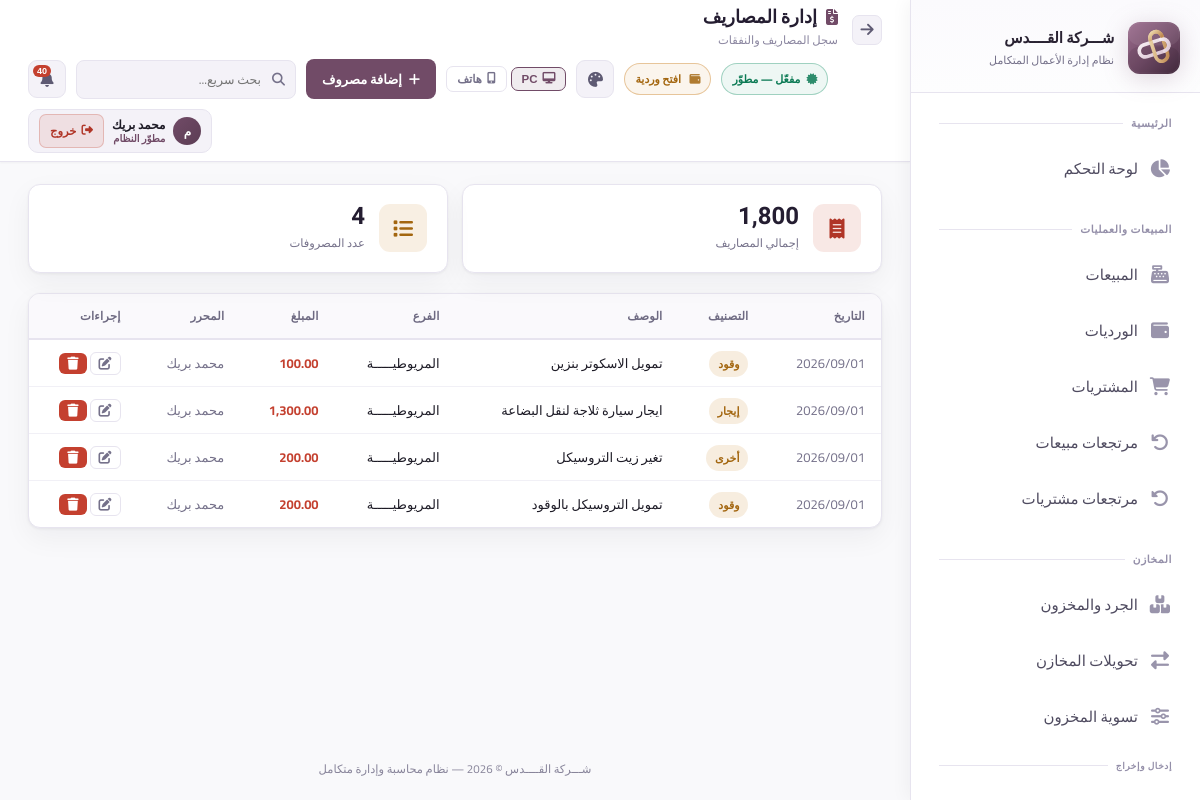
/expenses (signed in), run on the app's committed database.
### app.py (models this page shows, shortened)
class AppSetting(db.Model):
    id = db.Column(db.Integer, primary_key=True)
    key = db.Column(db.String(80), unique=True, nullable=False)
    value = db.Column(db.Text)

class User(UserMixin, db.Model):
    id = db.Column(db.Integer, primary_key=True)
    username = db.Column(db.String(80), unique=True, nullable=False)
    password_hash = db.Column(db.String(256))
    full_name = db.Column(db.String(120))
    role = db.Column(db.String(20), default='user')  # developer, admin, manager, user
    branch_id = db.Column(db.Integer, db.ForeignKey('branch.id'))
    is_active = db.Column(db.Boolean, default=True)
    created_at = db.Column(db.DateTime, default=datetime.utcnow)
    last_seen = db.Column(db.DateTime, nullable=True)
    last_ip = db.Column(db.String(64), nullable=True)
    last_user_agent = db.Column(db.String(256), nullable=True)
    permissions = db.Column(db.Text)  # JSON list of permission keys; empty = استخدام صلاحيات الدور

class Expense(db.Model):
    id = db.Column(db.Integer, primary_key=True)
    date = db.Column(db.DateTime, default=datetime.utcnow)
    category = db.Column(db.String(100))
    description = db.Column(db.Text)
    amount = db.Column(db.Float)
    branch_id = db.Column(db.Integer, db.ForeignKey('branch.id'))
    user_id = db.Column(db.Integer, db.ForeignKey('user.id'))
    shift_id = db.Column(db.Integer, db.ForeignKey('cash_shift.id'), nullable=True)
    user = db.relationship('User')
    branch = db.relationship('Branch')
    shift = db.relationship('CashShift', foreign_keys=[shift_id])

class Branch(db.Model):
    id = db.Column(db.Integer, primary_key=True)
    name = db.Column(db.String(100), nullable=False)
    address = db.Column(db.String(200))
    phone = db.Column(db.String(20))
    is_active = db.Column(db.Boolean, default=True)
    users = db.relationship('User', backref='branch', lazy=True)
    warehouses = db.relationship('Warehouse', backref='branch', lazy=True)

### app.py (the view)
@app.route('/expenses')
@login_required
def expenses():
    expenses = Expense.query.order_by(Expense.date.desc()).all()
    return render_template('expenses.html', expenses=expenses)

### templates/expenses.html (shortened to what this page needs)
{% extends 'base.html' %}
{% set block_icon = 'fas fa-file-invoice-dollar' %}
{% block page_title %}إدارة المصاريف{% endblock %}
{% block breadcrumb %}سجل المصاريف والنفقات{% endblock %}
{% block topbar_actions %}<a href="{{ url_for('add_expense') }}" class="btn btn-primary"><i class="fas fa-plus"></i> إضافة مصروف</a>{% endblock %}
{% block content %}
{% set total = expenses | sum(attribute='amount') %}
<div class="stats-grid" style="margin-bottom:20px;">
    <div class="stat-card">
        <div class="stat-icon red"><i class="fas fa-receipt"></i></div>
        <div>
            <div class="stat-value">{{ "{:,.0f}".format(total) }}</div>
            <div class="stat-label">إجمالي المصاريف</div>
        </div>
    </div>
    <div class="stat-card">
        <div class="stat-icon gold"><i class="fas fa-list"></i></div>
        <div>
            <div class="stat-value">{{ expenses|length }}</div>
            <div class="stat-label">عدد المصروفات</div>
        </div>
    </div>
</div>
<div class="card">
    <div class="table-container"><table>
        <thead><tr><th>التاريخ</th><th>التصنيف</th><th>الوصف</th><th>الفرع</th><th>المبلغ</th><th>المحرر</th><th>إجراءات</th></tr></thead>
        <tbody>
            {% for e in expenses %}
            <tr>
                <td style="color:var(--text-muted);">{{ e.date | to_cairo_time('%Y/%m/%d') }}</td>
                <td><span class="badge badge-warning">{{ e.category }}</span></td>
                <td>{{ e.description or '—' }}</td>
                <td>{{ e.branch.name if e.branch else '—' }}</td>
                <td style="font-weight:700;color:var(--danger);">{{ "{:,.2f}".format(e.amount) }}</td>
                <td style="color:var(--text-muted);">{{ e.user.full_name if e.user else '—' }}</td>
                <td style="white-space:nowrap;">
                    <a href="{{ url_for('edit_expense', id=e.id) }}" class="btn btn-outline btn-xs" title="تعديل"><i class="fas fa-edit"></i></a>
                    {% if can('record_delete') %}
                    <form method="POST" action="{{ url_for('delete_expense', id=e.id) }}" style="display:inline;" onsubmit="return confirm('حذف هذا المصروف؟');">
                        <button type="submit" class="btn btn-danger btn-xs" title="حذف"><i class="fas fa-trash"></i></button>
                    </form>
                    {% endif %}
                </td>
            </tr>
            {% else %}
            <tr><td colspan="7"><div class="empty-state"><i class="fas fa-receipt"></i><h3>لا توجد مصاريف مسجلة</h3></div></td></tr>
            {% endfor %}
        </tbody>
    </table></div>
</div>
{% endblock %}

### templates/base.html (shortened to what this page needs)
<!DOCTYPE html>
<html lang="ar" dir="rtl" data-theme="silsal7" data-layout-default="{{ layout_max_width | default('1400px') }}">
<head>
    <link rel="stylesheet" href="https://cdnjs.cloudflare.com/ajax/libs/font-awesome/6.5.0/css/all.min.css">
    <link rel="stylesheet" href="{{ url_for('static', filename='css/style.css') }}">
        {% set _uif_raw = app_settings.get('ui_font_percent', '100') if app_settings is defined else '100' %}
        {% set _uif = (_uif_raw | int) if _uif_raw else 100 %}
        {% set _uif = _uif if _uif > 0 else 100 %}
        {% set _uif = 160 if _uif > 160 else (_uif if _uif >= 60 else 60) %}
</head>
<body>
<aside class="sidebar sidebar-enterprise" id="sidebar">
    <a class="sidebar-logo" href="{{ url_for('dashboard') }}" title="الصفحة الرئيسية" aria-label="العودة للصفحة الرئيسية">
        <div class="logo-icon">
            <img src="{{ url_for('static', filename='img/logo-silsal-mark.svg') }}" alt="Silsal POS">
        </div>
        <div class="logo-text">
            <div class="name">{{ app_brand_title | default('Silsal POS') }}</div>
            <div class="sub">نظام إدارة الأعمال المتكامل</div>
        </div>
    </a>
    <nav class="sidebar-nav" id="sidebarNav" style="display:flex;flex-direction:column;padding-bottom:8px;">
        <div class="nav-section">
            <div class="nav-label">الرئيسية</div>
            {% if can('dashboard') %}
            <a href="{{ url_for('dashboard') }}" class="nav-link {% if request.endpoint=='dashboard' %}active{% endif %}">
                <i class="fas fa-chart-pie"></i><span class="label">لوحة التحكم</span>
            </a>
            {% endif %}
        </div>
        {% if can('sales') or can('purchases') or can('returns') %}
        <div class="nav-section">
            <div class="nav-label">المبيعات والعمليات</div>
            {% if can('sales') %}
            <a href="{{ url_for('sales') }}" class="nav-link ">
                <i class="fas fa-cash-register"></i><span class="label">المبيعات</span>
            </a>
            {% endif %}
            {% if can('shifts') and shifts_enabled %}
            <a href="{{ url_for('shifts') }}" class="nav-link {% if 'shift' in (request.endpoint or '') %}active{% endif %}">
                <i class="fas fa-wallet"></i><span class="label">الورديات</span>
            </a>
            {% endif %}
            {% if can('purchases') %}
            <a href="{{ url_for('purchases') }}" class="nav-link {% if 'purchase' in (request.endpoint or '') and 'return' not in (request.endpoint or '') and 'report' not in (request.endpoint or '') %}active{% endif %}">
                <i class="fas fa-shopping-cart"></i><span class="label">المشتريات</span>
            </a>
            {% endif %}
            {% if can('returns') %}
            <a href="{{ url_for('sale_returns') }}" class="nav-link {% if request.endpoint in ['sale_returns','new_sale_return'] %}active{% endif %}">
                <i class="fas fa-undo"></i><span class="label">مرتجعات مبيعات</span>
            </a>
            <a href="{{ url_for('purchase_returns') }}" class="nav-link {% if request.endpoint in ['purchase_returns','new_purchase_return'] %}active{% endif %}">
                <i class="fas fa-undo-alt"></i><span class="label">مرتجعات مشتريات</span>
            </a>
            {% endif %}
        </div>
        {% endif %}
        {% if can('inventory') or can('transfers') or can('adjust_stock') %}
        <div class="nav-section">
            <div class="nav-label">المخازن</div>
            {% if can('inventory') %}
            <a href="{{ url_for('inventory') }}" class="nav-link {% if request.endpoint=='inventory' %}active{% endif %}">
                <i class="fas fa-boxes"></i><span class="label">الجرد والمخزون</span>
            </a>
            {% endif %}
            {% if can('transfers') %}
            <a href="{{ url_for('transfers') }}" class="nav-link {% if 'transfer' in (request.endpoint or '') %}active{% endif %}">
                <i class="fas fa-exchange-alt"></i><span class="label">تحويلات المخازن</span>
            </a>
            {% endif %}
            {% if can('adjust_stock') %}
            <a href="{{ url_for('adjust_stock') }}" class="nav-link {% if request.endpoint=='adjust_stock' %}active{% endif %}">
                <i class="fas fa-sliders-h"></i><span class="label">تسوية المخزون</span>
            </a>
            {% endif %}
            {% if can('inventory') %}
            <div class="nav-label" style="padding-top:10px;font-size:9px;">إدخال وإخراج</div>
            <a href="{{ url_for('inventory_memos_list') }}" class="nav-link ">
            </a>
            {% endif %}
        </div>
        {% endif %}
    </nav>
</aside>
<main class="main-content">
    <div class="topbar">
        <div style="display:flex;align-items:center;gap:14px;">
            <button type="button" onclick="history.back()" class="icon-btn" title="رجوع" style="font-size:15px;flex-shrink:0;"><i class="fas fa-arrow-right"></i></button>
            <div>
                <div class="page-title"><i class="{{ block_icon | default('fas fa-home') }}"></i>{% block page_title %}الرئيسية{% endblock %}</div>
                <div class="breadcrumb">{% block breadcrumb %}{{ app_brand_title }}{% endblock %}</div>
            </div>
        </div>
        <div class="topbar-right">
            {% if subscription_status %}
            <span class="sub-pill {% if subscription_status.kind in ('developer','permanent') %}ok{% elif subscription_status.kind in ('expired','none') %}bad{% else %}warn{% endif %}" title="حالة الاشتراك / الترخيص">
                <i class="fas fa-certificate" style="margin-left:6px;opacity:.85;"></i>{{ subscription_status.line }}
            </span>
            {% endif %}
            {% if shifts_enabled %}
            {% if current_open_shift %}
            <a href="{{ url_for('shift_detail', id=current_open_shift.id) }}" class="sub-pill ok" title="لديك وردية مفتوحة" style="text-decoration:none;">
                <i class="fas fa-wallet" style="margin-left:6px;opacity:.85;"></i> وردية مفتوحة
            </a>
            {% elif can('shifts') %}
            <a href="{{ url_for('open_shift') }}" class="sub-pill warn" title="لا توجد وردية مفتوحة" style="text-decoration:none;">
                <i class="fas fa-wallet" style="margin-left:6px;opacity:.85;"></i> افتح وردية
            </a>
            {% endif %}
            {% endif %}
            <div class="erp-theme-picker" id="erpThemePicker">
                <button type="button" class="theme-toggle" id="erpThemeBtn" onclick="erpToggleThemePicker(event)"
                        title="اختيار المظهر (الثيمات)">
                    <i class="fas fa-palette"></i>
                </button>
            </div>
            <div class="erp-device-layout-tools" style="display:flex;align-items:center;gap:4px;flex-shrink:0;" title="وضع العرض — يُحفظ على هذا الجهاز فقط">
                <button type="button" id="btnLayoutPC" onclick="erpSetLayout('pc')" title="عرض PC"
                    style="display:flex;align-items:center;gap:5px;padding:5px 10px;border-radius:7px;font-size:11.5px;font-weight:700;
                           border:1px solid var(--border);background:transparent;color:var(--text-muted);cursor:pointer;transition:all .18s;">
                    <i class="fas fa-desktop"></i> PC
                </button>
                <button type="button" id="btnLayoutPhone" onclick="erpSetLayout('phone')" title="عرض هاتف"
                    style="display:flex;align-items:center;gap:5px;padding:5px 10px;border-radius:7px;font-size:11.5px;font-weight:700;
                           border:1px solid var(--border);background:transparent;color:var(--text-muted);cursor:pointer;transition:all .18s;">
                    <i class="fas fa-mobile-alt"></i> هاتف
                </button>
            </div>
            {% block topbar_actions %}{% endblock %}
            <div style="position:relative;" id="globalSearchWrapper">
                <div style="position:relative;">
                    <input type="text" id="globalSearchInput" class="erp-gsearch" placeholder="بحث سريع..." autocomplete="off"
                        style="width:220px;padding:7px 34px 7px 12px;background:rgba(255,255,255,.04);border:1px solid var(--border);
                               border-radius:8px;color:var(--text);font-family:Cairo,sans-serif;font-size:12.5px;transition:all .2s;"
                        onfocus="this.style.borderColor='var(--accent)';this.style.width='280px'"
                        onblur="setTimeout(()=>{this.style.borderColor='';this.style.width='220px';closeGlobalSearch()},200)">
                </div>
            </div>
            <div style="position:relative;" id="notifWrapper">
                <button class="notif-btn" onclick="toggleNotif()" title="الإشعارات">
                    <i class="fas fa-bell"></i>
                    <span class="notif-count" id="notifCount"></span>
                </button>
            </div>
            <div class="erp-userchip" style="display:flex;align-items:center;gap:8px;padding:4px 10px;border-radius:10px;
                        background:rgba(255,255,255,.05);border:1px solid rgba(255,255,255,.09);
                        backdrop-filter:blur(12px);-webkit-backdrop-filter:blur(12px);flex-shrink:0;">
                <div class="erp-user-avatar" style="width:28px;height:28px;border-radius:50%;background:linear-gradient(135deg,var(--accent),var(--accent-hover));
                            display:flex;align-items:center;justify-content:center;font-size:12px;font-weight:800;color:#fff;flex-shrink:0;">
                    {{ (current_user.full_name or current_user.username)[0] }}
                </div>
                <div style="line-height:1.3;min-width:0;">
                    <div style="font-size:12px;font-weight:700;color:var(--text);white-space:nowrap;overflow:hidden;text-overflow:ellipsis;max-width:100px;">
                        {{ current_user.full_name or current_user.username }}
                    </div>
                    <div class="erp-user-role" style="font-size:10px;color:var(--accent);font-weight:600;">
                        {% if current_user.role=='developer' %}مطوّر النظام
                        {% elif current_user.role=='admin' %}مدير النظام
                        {% elif current_user.role=='manager' %}مشرف
                        {% else %}مستخدم{% endif %}
                    </div>
                </div>
                <a href="{{ url_for('logout') }}" title="تسجيل الخروج" class="erp-logout"
                   style="display:flex;align-items:center;gap:5px;padding:5px 10px;border-radius:7px;
                          background:rgba(239,68,68,.12);border:1px solid rgba(239,68,68,.25);
                          color:#f87171;font-size:11.5px;font-weight:700;text-decoration:none;white-space:nowrap;
                          transition:all .18s;flex-shrink:0;"
                   onmouseover="this.style.background='rgba(239,68,68,.22)';this.style.borderColor='rgba(239,68,68,.5)'"
                   onmouseout="this.style.background='rgba(239,68,68,.12)';this.style.borderColor='rgba(239,68,68,.25)'">
                    <i class="fas fa-sign-out-alt"></i> خروج
                </a>
            </div>
        </div>
    </div>
    <div class="content fade-in">
        {% block content %}{% endblock %}
    </div>
    <div class="app-footer-note">{{ app_brand_title }} © 2026 — نظام محاسبة وإدارة متكامل</div>
</main>
</body>
</html>

### data on the page
AppSetting: value "شـــركة القــــدس"
User: full_name "م", full_name "محمد بريك"
Expense: date|to_cairo_time "2026/09/01", category "وقود", description "تمويل الاسكوتر بنزين", branch "المريوطيـــــة", amount "100.00", user "محمد بريك"
Expense: date|to_cairo_time "2026/09/01", category "إيجار", description "ايجار سيارة ثلاجة لنقل البضاعة", branch "المريوطيـــــة", amount "1,300.00", user "محمد بريك"
Expense: date|to_cairo_time "2026/09/01", category "أخرى", description "تغير زيت التروسيكل", branch "المريوطيـــــة", amount "200.00", user "محمد بريك"
Expense: date|to_cairo_time "2026/09/01", category "وقود", description "تمويل التروسيكل بالوقود", branch "المريوطيـــــة", amount "200.00", user "محمد بريك"

### other printed values
{{ subscription_status.line }} "مفعّل — مطوّر"
{{ "{:,.0f}".format(total) }} "1,800"
{{ expenses|length }} "4"
